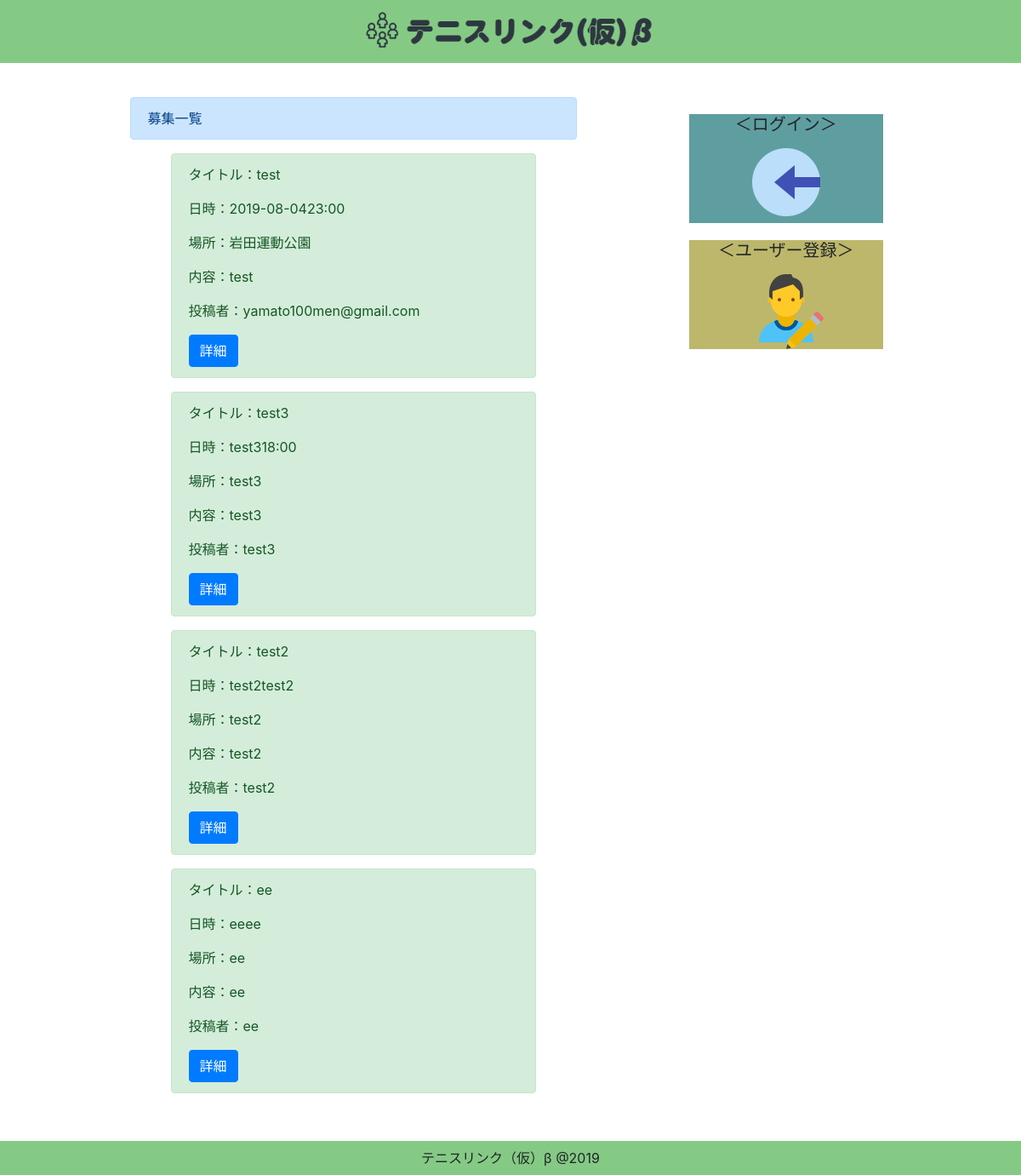
Page /list/ on the committed database.
### matchapp/models.py (models this page shows)
class TennisModel(models.Model):
    title = models.CharField(max_length=100)
    content = models.TextField()
    author = models.CharField(max_length=100)
    date = models.CharField(max_length=100, null=True)
    time = models.CharField(max_length=100, null=True)
    place = models.CharField(max_length=100, null=True)

### matchapp/views.py (the view)
# urls.py: path('list/', listfunc, name='list'),
def listfunc(request):
    object_list = TennisModel.objects.all()
    return render(request, 'matchapp/list.html', {'object_list':object_list})

### matchapp/templates/matchapp/list.html (shortened to what this page needs)
{% extends 'matchapp/base.html' %}
{% load static %}
{% block content %}
<div class="py-4">
    <div class="container">
        <div class="row">
            <div class='col-md-6 offset-md-1'>
                <div class="alert alert-primary" role="alert">
                    募集一覧
                </div>
                {% for item in object_list %}
                <div class="alert alert-success  mx-5 my-3" role="alert">
                    <p>タイトル：{{item.title}}</p>
		    <p>日時：{{item.date}}{{item.time}}</p>
		    <p>場所：{{item.place}}</p>
		    <p>内容：{{item.content}}</p>
		    <p>投稿者：{{item.author}}</p>
                    <a href="{% url 'detail' item.pk %}" class="btn btn-primary btn" role="button" aria-pressed="true">詳細</a>
                </div>
                {% endfor %}
            </div>
            <div class="col-md-3 offset-md-1">
                <div style="background-color: cadetblue; text-align:center; margin: 20px 10px;">
                    <h5>＜ログイン＞</h5>
                    <a href="{% url 'register:login' %}"><img src="{% static 'login.png' %}" alt="ログイン"></a>
                </div>
                <div style="background-color: darkkhaki; text-align:center; margin: 20px 10px;">
                    <h5>＜ユーザー登録＞</h5>
                    <a href="{% url 'register:user_create' %}"><img src="{% static 'register.png' %}" alt="ユーザー登録"></a>
                </div>
            </div>
        </div>
    </div>
</div>
{% endblock content %}

### static/style.css (style rules this page uses)
html, body { height: 100%; }

### rows in the picture
TennisModel: title "test", date "2019-08-04", time "23:00", place "岩田運動公園", content "test", author "yamato100men@gmail.com"
TennisModel: title "test3", date "test3", time "18:00", place "test3", content "test3", author "test3"
TennisModel: title "test2", date "test2", time "test2", place "test2", content "test2", author "test2"
TennisModel: title "ee", date "ee", time "ee", place "ee", content "ee", author "ee"
